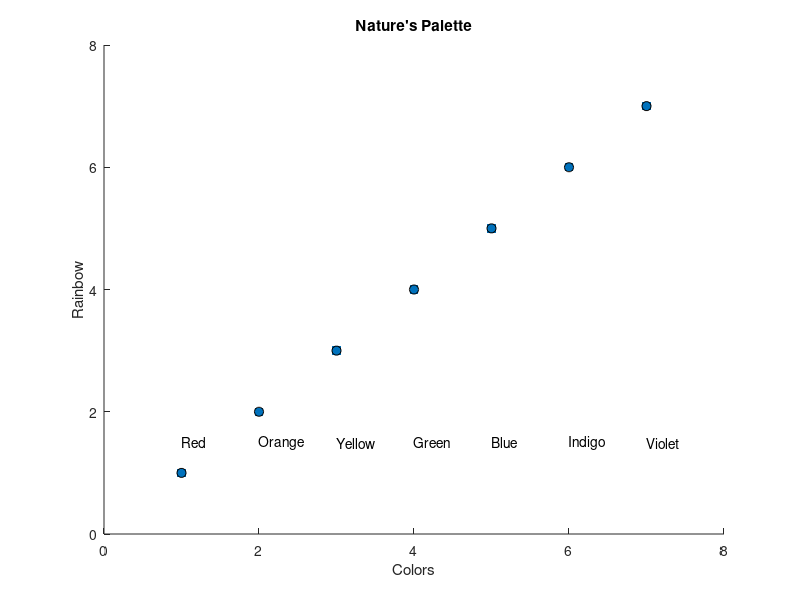

MATLAB code to generate this figure:
clc;
clear;
close all;

%%Define Nature's Colors
red = [255, 0, 0];
orange = [255, 160, 0];
yellow = [255, 255, 0];
green = [0, 255, 0];
blue = [0, 0, 255];
indigo = [105, 0, 255];
violet = [255, 0, 255];

colors = [red; orange; yellow; green; blue; indigo; violet];

%%Create Plot
scatter(1:7, 1:7,'s','filled'), hold on
for x = 1:7
    set(scatter(x, x, 45, colors(x,:)/255), 'MarkerEdgeColor','k');
end

%%Graph Labels
title('Nature''s Palette')
xlabel('Colors')
ylabel('Rainbow')
axis([0 8 0 8])

%Label Colors
text(1, 1.5, 'Red')
text(2, 1.5, 'Orange')
text(3, 1.5, 'Yellow')
text(4, 1.5, 'Green')
text(5, 1.5, 'Blue')
text(6, 1.5, 'Indigo')
text(7, 1.5, 'Violet')